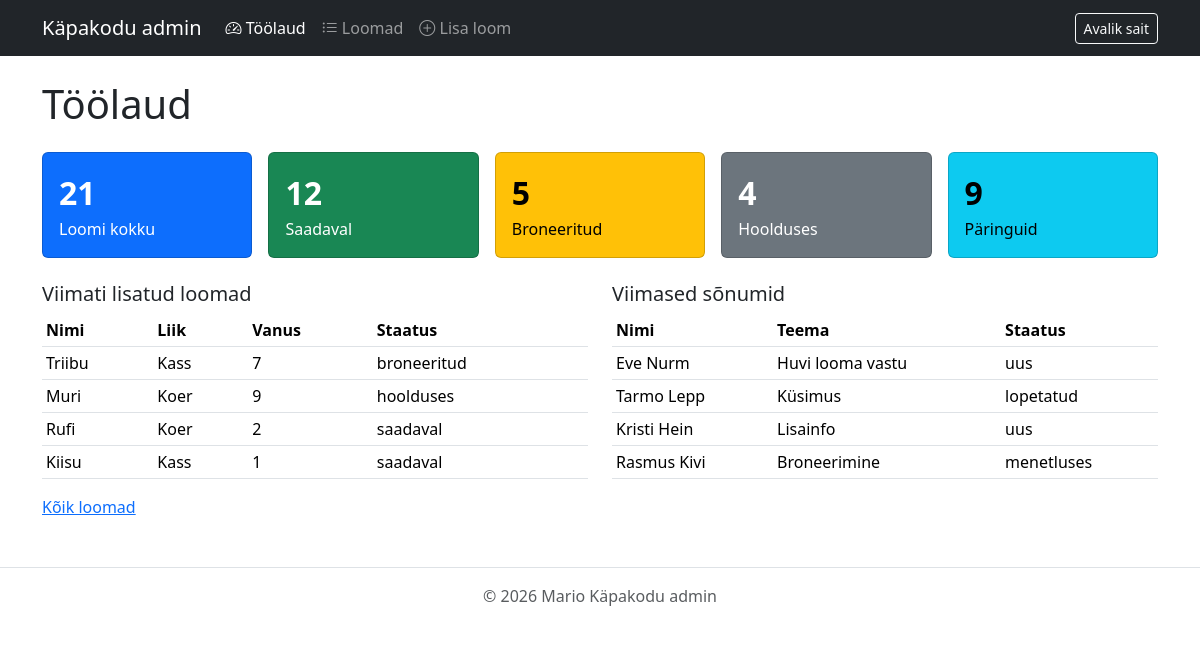
Page /mario-kapakodu/admin/index.php on the committed database.
### tables this page shows
CREATE TABLE `loomad` (
  `id` int unsigned NOT NULL AUTO_INCREMENT,
  `nimi` varchar(100) NOT NULL,
  `sugu` enum('isane','emane') NOT NULL,
  `vanus` int unsigned NOT NULL,
  `sunnikuupaev` date DEFAULT NULL,
  `suurus` enum('väike','keskmine','suur') NOT NULL,
  `varvus` varchar(100) NOT NULL,
  `asukoht` varchar(100) NOT NULL,
  `luhikirjeldus` varchar(255) NOT NULL,
  `kirjeldus` text NOT NULL,
  `pilt` varchar(255) NOT NULL,
  `staatus` enum('saadaval','broneeritud','hoolduses') NOT NULL DEFAULT 'saadaval',
  `steriliseeritud` tinyint(1) NOT NULL DEFAULT '0',
  `kiibistatud` tinyint(1) NOT NULL DEFAULT '0',
  `lisatud` date NOT NULL DEFAULT (curdate()),
  `liik_id` int unsigned NOT NULL,
  `toug_id` int unsigned NOT NULL,
  `tootaja_id` int unsigned NOT NULL,
  PRIMARY KEY (`id`),
  KEY `fk_loomad_liik` (`liik_id`),
  KEY `fk_loomad_toug` (`toug_id`),
  KEY `fk_loomad_tootaja` (`tootaja_id`),
  CONSTRAINT `fk_loomad_liik` FOREIGN KEY (`liik_id`) REFERENCES `liigid` (`id`) ON DELETE RESTRICT ON UPDATE CASCADE,
  CONSTRAINT `fk_loomad_tootaja` FOREIGN KEY (`tootaja_id`) REFERENCES `tootajad` (`id`) ON DELETE RESTRICT ON UPDATE CASCADE,
  CONSTRAINT `fk_loomad_toug` FOREIGN KEY (`toug_id`) REFERENCES `toud` (`id`) ON DELETE RESTRICT ON UPDATE CASCADE
);

CREATE TABLE `liigid` (
  `id` int unsigned NOT NULL AUTO_INCREMENT,
  `nimetus` varchar(100) NOT NULL,
  PRIMARY KEY (`id`)
);

CREATE TABLE `paringud` (
  `id` int unsigned NOT NULL AUTO_INCREMENT,
  `loom_id` int unsigned DEFAULT NULL,
  `nimi` varchar(100) NOT NULL,
  `email` varchar(100) NOT NULL,
  `teema` varchar(255) NOT NULL,
  `sonum` text NOT NULL,
  `staatus` enum('uus','menetluses','lopetatud') NOT NULL DEFAULT 'uus',
  `lisatud` datetime DEFAULT CURRENT_TIMESTAMP,
  PRIMARY KEY (`id`),
  KEY `fk_paringud_loom` (`loom_id`),
  CONSTRAINT `fk_paringud_loom` FOREIGN KEY (`loom_id`) REFERENCES `loomad` (`id`) ON DELETE RESTRICT ON UPDATE CASCADE
);

### mario-kapakodu/includes/config.php (called while the page is built, shortened)
<?php
function e($s) { return htmlspecialchars((string) $s, ENT_QUOTES, 'UTF-8'); }

### mario-kapakodu/admin/index.php (the view, shortened to what this page needs)
<?php
require_once '../includes/config.php';
$stat = $conn->query("SELECT COUNT(*) AS kokku,
                             SUM(staatus = 'saadaval') AS saadaval,
                             SUM(staatus = 'broneeritud') AS broneeritud,
                             SUM(staatus = 'hoolduses') AS hoolduses
                      FROM loomad")->fetch_assoc();
$paringuid = (int) $conn->query("SELECT COUNT(*) AS kokku FROM paringud")->fetch_assoc()['kokku'];
$loomad = $conn->query("SELECT loomad.nimi, loomad.vanus, loomad.staatus, liigid.nimetus AS liik
                        FROM loomad
                        LEFT JOIN liigid ON loomad.liik_id = liigid.id
                        ORDER BY loomad.id DESC
                        LIMIT 4");
$sonumid = $conn->query("SELECT nimi, teema, staatus FROM paringud ORDER BY id DESC LIMIT 4");
$cards = [['Loomi kokku', $stat['kokku'], 'primary'], ['Saadaval', $stat['saadaval'], 'success'],
          ['Broneeritud', $stat['broneeritud'], 'warning'], ['Hoolduses', $stat['hoolduses'], 'secondary'],
          ['Päringuid', $paringuid, 'info']];
require_once '../includes/admin_header.php';
?>
<h1 class="mb-4">Töölaud</h1>
<div class="row row-cols-2 row-cols-md-5 g-3 mb-4">
    <?php foreach ($cards as [$label, $value, $color]): ?>
        <div class="col">
            <div class="card text-bg-<?= $color ?> h-100">
                <div class="card-body">
                    <div class="fs-2 fw-bold"><?= (int) $value ?></div>
                    <div><?= e($label) ?></div>
                </div>
            </div>
        </div>
    <?php endforeach; ?>
</div>
<div class="row g-4">
    <div class="col-lg-6">
        <h2 class="h5">Viimati lisatud loomad</h2>
        <table class="table table-sm">
            <thead><tr><th>Nimi</th><th>Liik</th><th>Vanus</th><th>Staatus</th></tr></thead>
            <tbody>
            <?php while ($a = $loomad->fetch_assoc()): ?>
                <tr><td><?= e($a['nimi']) ?></td><td><?= e($a['liik']) ?></td><td><?= (int) $a['vanus'] ?></td><td><?= e($a['staatus']) ?></td></tr>
            <?php endwhile; ?>
            </tbody>
        </table>
        <a href="animals.php">Kõik loomad</a>
    </div>
    <div class="col-lg-6">
        <h2 class="h5">Viimased sõnumid</h2>
        <table class="table table-sm">
            <thead><tr><th>Nimi</th><th>Teema</th><th>Staatus</th></tr></thead>
            <tbody>
            <?php while ($s = $sonumid->fetch_assoc()): ?>
                <tr><td><?= e($s['nimi']) ?></td><td><?= e($s['teema']) ?></td><td><?= e($s['staatus']) ?></td></tr>
            <?php endwhile; ?>
            </tbody>
        </table>
    </div>
</div>
<?php require_once '../includes/admin_footer.php'; ?>

### rows in the picture
loomad: nimi "Triibu", liik.nimetus "Kass", vanus "7", staatus "broneeritud"
loomad: nimi "Muri", liik.nimetus "Koer", vanus "9", staatus "hoolduses"
loomad: nimi "Rufi", liik.nimetus "Koer", vanus "2", staatus "saadaval"
loomad: nimi "Kiisu", liik.nimetus "Kass", vanus "1", staatus "saadaval"
paringud: nimi "Eve Nurm", teema "Huvi looma vastu", staatus "uus"
paringud: nimi "Tarmo Lepp", teema "Küsimus", staatus "lopetatud"
paringud: nimi "Kristi Hein", teema "Lisainfo", staatus "uus"
paringud: nimi "Rasmus Kivi", teema "Broneerimine", staatus "menetluses"

### other values in the picture
$label "Töölaud"
$label "Loomad"
$label "Lisa loom"
$value "21"
$label "Loomi kokku"
$value "12"
$label "Saadaval"
$value "5"
$label "Broneeritud"
$value "4"
$label "Hoolduses"
$value "9"
$label "Päringuid"
